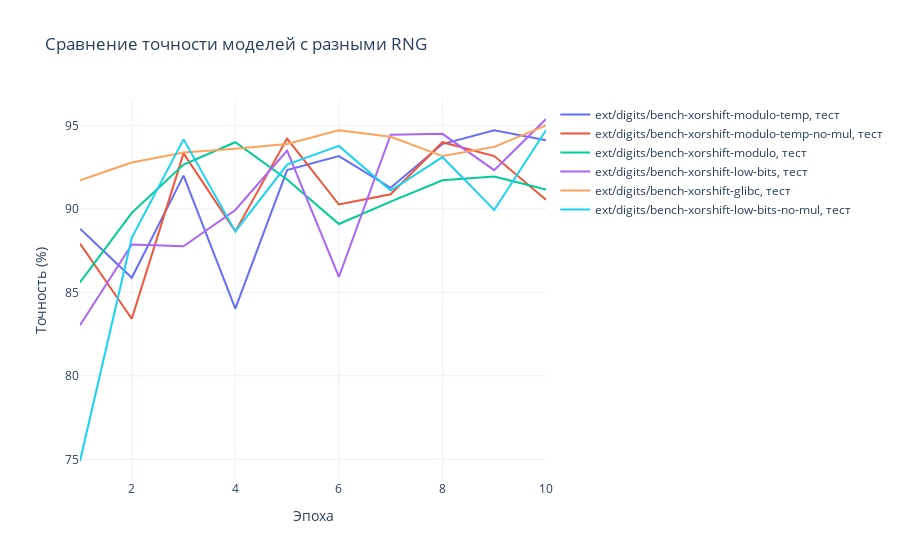

Write notebook code for a chart like this one.
### Code cell
show_graph("ext/digits")

### Figure 1 — Plotly figure (JSON) as saved in the notebook; plotly's stock layout.template omitted (floating-point values rounded to 4 significant figures)
{"data": [{"mode": "lines", "name": "ext/digits/bench-xorshift-modulo-temp, тест", "type": "scatter", "x": [1, 2, 3, 4, 5, 6, 7, 8, 9, 10], "y": [88.81, 85.87, 91.99, 84.03, 92.32, 93.16, 91.26, 93.88, 94.71, 94.1]}, {"mode": "lines", "name": "ext/digits/bench-xorshift-modulo-temp-no-mul, тест", "type": "scatter", "x": [1, 2, 3, 4, 5, 6, 7, 8, 9, 10], "y": [87.92, 83.42, 93.32, 88.65, 94.21, 90.26, 90.87, 93.99, 93.16, 90.54]}, {"mode": "lines", "name": "ext/digits/bench-xorshift-modulo, тест", "type": "scatter", "x": [1, 2, 3, 4, 5, 6, 7, 8, 9, 10], "y": [85.59, 89.76, 92.65, 93.99, 91.76, 89.09, 90.43, 91.71, 91.93, 91.15]}, {"mode": "lines", "name": "ext/digits/bench-xorshift-low-bits, тест", "type": "scatter", "x": [1, 2, 3, 4, 5, 6, 7, 8, 9, 10], "y": [83.03, 87.87, 87.76, 89.93, 93.49, 85.92, 94.44, 94.49, 92.32, 95.38]}, {"mode": "lines", "name": "ext/digits/bench-xorshift-glibc, тест", "type": "scatter", "x": [1, 2, 3, 4, 5, 6, 7, 8, 9, 10], "y": [91.71, 92.77, 93.38, 93.6, 93.88, 94.71, 94.32, 93.16, 93.71, 94.99]}, {"mode": "lines", "name": "ext/digits/bench-xorshift-low-bits-no-mul, тест", "type": "scatter", "x": [1, 2, 3, 4, 5, 6, 7, 8, 9, 10], "y": [74.9, 88.26, 94.16, 88.65, 92.65, 93.77, 91.1, 93.1, 89.93, 94.71]}], "layout": {"title": {"text": "Сравнение точности моделей с разными RNG"}, "xaxis": {"title": {"text": "Эпоха"}}, "yaxis": {"title": {"text": "Точность (%)"}}}}
